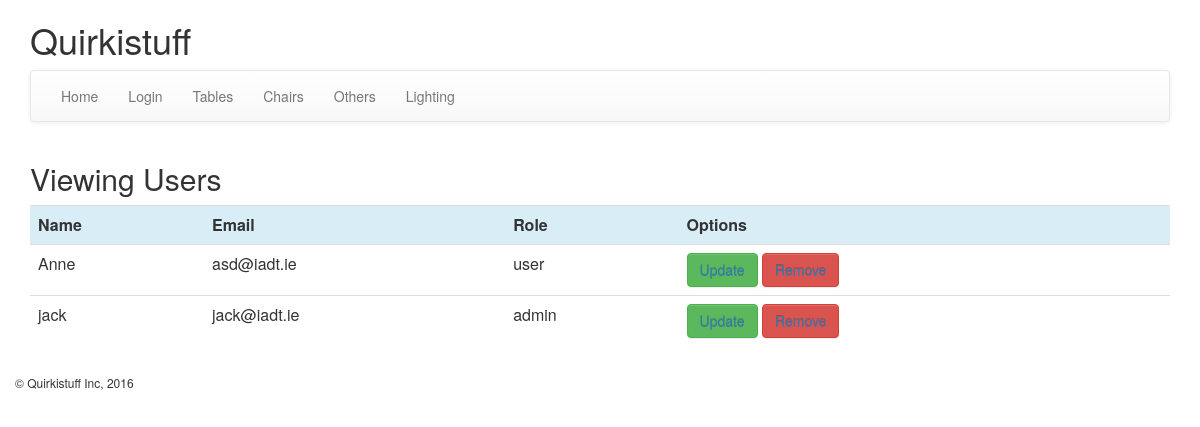
The page /viewUsers.php on the database its author committed.
### tables this page shows
CREATE TABLE `users` (
  `id` int(11) NOT NULL,
  `name` varchar(150) NOT NULL,
  `email` varchar(250) NOT NULL,
  `password` varchar(150) NOT NULL,
  `role` varchar(6) NOT NULL
);

### classes/UserTable.php (called while the page is built, shortened)
<?php
class UserTable {
    private $connection;
    public function __construct($connection) {
        $this->connection = $connection;
    }
	public function getAllusers() {
        $sql = "SELECT * FROM users";
        $stmt = $this->connection->prepare($sql);
        $status = $stmt->execute();
		$users = array();
		$row = $stmt->fetch(PDO::FETCH_ASSOC);
		while ($row != NULL) {
			$users[] = $row;
			$row = $stmt->fetch(PDO::FETCH_ASSOC);
		}
        return $users;
    }
}
?>

### viewUsers.php (the view, shortened to what this page needs)
<?php
require_once 'classes/DB.php';
require_once 'classes/UserTable.php';
		$connection = DB::getInstance();
        $gateway = new UserTable($connection);
		$users = $gateway->getAllusers();
?>
<html>
	<head>
			<?php require 'utils/styles.php'; ?>
			</head>
			<body>
				<div class="container">
					<div class="row">
						<div class="col-lg-12">
							<?php require 'utils/header.php'; ?>
						</div>
					</div>
					<div class="row">
						<div class="col-lg-12">
							<?php require 'utils/toolbar.php'; ?>
						</div>
					</div>
					<div class="row">
						<div class="col-lg-12">
							<h2> Viewing Users </h2>
							<div class="table-responsive">
								<table class="table">
									<tr class="info">
										<th>Name</th>
										<th>Email</th>
										<th>Role</th>
										<th>Options</th>
									</tr>
								</div>
								<?php
									foreach ($users as $row) {
										echo '<tr>';
										echo'<td>' .$row['name']. '</td>';
										echo'<td>' .$row['email']. '</td>';
										echo'<td>' .$row['role']. '</td>';
										echo '<td>' . '<button type="button" class="btn btn-success btn-s"><a href="updateUserForm.php?id='.$row['id'].'">Update</a></button> ';
										echo '<button type="button" class="btn btn-danger btn-s"><a class="remove"  href="removeUser.php?id='.$row['id'].'">Remove</a></button> ';
										echo '</tr>';
										}
								?>
						</div>
					</div>
					<div class="row">
						<div class="col-lg-12">
							<?php require 'utils/footer.php'; ?>
						</div>
					</div>
				</div>
				<link href="css/bootstrap.min.css" rel="stylesheet"></script>
			</body>
		</html>

### styles/main.css (style rules this page uses)
html { position: relative; min-height: 100%; }
body { margin-bottom: 60px; }
h2 { font-family:Gruppo; }

### rows shown on the page
users: name "Anne", email "asd@iadt.ie", role "user"
users: name "jack", email "jack@iadt.ie", role "admin"
